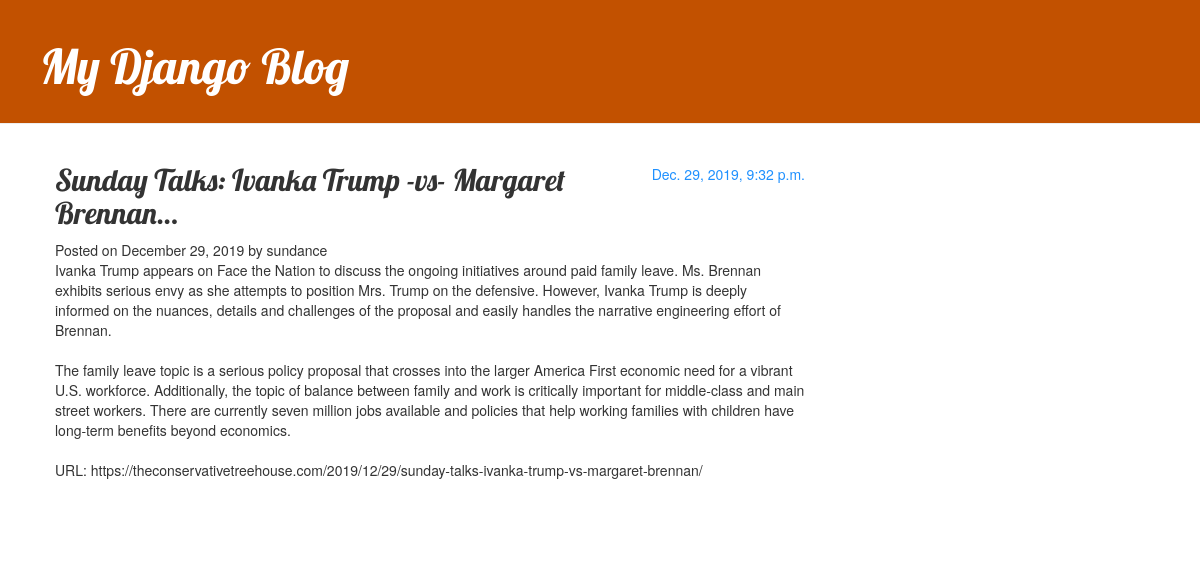
/post/5/, run on the app's committed database.
### blog/models.py (models this page shows, shortened)
class Post(models.Model):
    author = models.ForeignKey(settings.AUTH_USER_MODEL, on_delete=models.CASCADE)
    title = models.CharField(max_length=200)
    text = models.TextField()
    created_date = models.DateTimeField(default=timezone.now)
    published_date = models.DateTimeField(blank=True, null=True)

### blog/views.py (the view)
# urls.py: path('post/<int:pk>/', views.post_detail, name='post_detail'),
def post_detail(request, pk):
    post = get_object_or_404(Post, pk=pk)
    return render(request, 'blog/post_detail.html', {'post': post})

### blog/templates/blog/post_detail.html (shortened to what this page needs)
{% extends 'blog/base.html' %}
{% block content %}
    <div class="post">
        {% if post.published_date %}
            <div class="date">
                {{ post.published_date }}
            </div>
        {% endif %}
        <h2>{{ post.title }}</h2>
        <p>{{ post.text|linebreaksbr }}</p>
    </div>
{% endblock %}

### blog/static/css/blog.css (style rules this page uses)
h1, h2, h3, h4 { font-family: 'Lobster', cursive; }
.date { color: dodgerblue; float: right; }
.post { margin-bottom: 70px; }

### data on the page
Post: published_date "Dec. 29, 2019, 9:32 p.m.", title "Sunday Talks: Ivanka Trump -vs- Margaret Brennan…", text "Posted on December 29, 2019 by sundance Ivanka Trump appears on Face the Nation to discuss the ongoing initiatives around paid family leave. Ms. Brennan exhibits serious envy as she attempts to position Mrs. Trump on the defensive. However, Ivanka Trump is deeply informed on the nuances, details and challenges of the proposal and easily handles the narrative engineering effort of Brennan. The family leave topic is a serious policy proposal that crosses into the larger America First economic need for a vibrant U.S. workforce. Additionally, the topic of balance between family and work is critically important for middle-class and main street workers. There are currently seven million jobs…"
